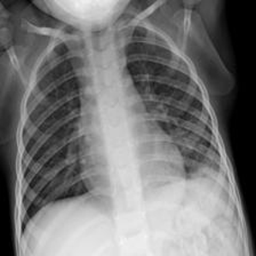
%> input picture MultiClass model/covid.png, 256 x 256 px
$ octave SignalToNoise.m   (GNU Octave 9; MATLAB toolbox functions it lacks are replaced by stand-ins)
%> lines starting %> are read from the running program, lines starting %| are printed output that depends on the picture
% Calculate signal-to-noise ratio (SNR) in decibels (dB)

% Load image
original_image = imread('covid.png');
%> original_image is the input picture: size 256x256 uint8; min 0, max 246, mean 118.1

%% SNR of original image

% Convert to single precision
image = single(original_image);

% Calculate the mean intensity
mean_intensity = mean(mean(mean(image)));
%> mean_intensity = 118.1

% Calculate number of elements
elements = numel(image);
%> elements = 65536

% Set maximum signal intensity
max = 255^2;

% Calculate root of mean square noise of the image
noise = sqrt(sum(sum(sum((image-mean_intensity).^2)))/elements);
%> noise = 68.38

% Calculate and display SNR in dB
SNR = 10*log10(max/noise)
%> SNR = 29.78

%% SNR of filtered image

% Convert to single precision
filtered_image = single(original_image);

% Use same image processing techniques as preprocessing function:
% Gaussian filter
filtered_image = imgaussfilt(filtered_image,0.5);

% Median filter
filtered_image = medfilt2(filtered_image,[3,3]);

% Sharpening
filtered_image = imsharpen(filtered_image);

% Contrast-Limited Adaptive Histogram Equalisation (CLAHE)
filtered_image = adapthisteq(filtered_image);
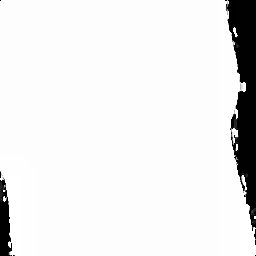
%> filtered_image: size 256x256 single; min 0, max 1, mean 0.922

% Calculate the mean intensity
mean_intensity = mean(mean(mean(filtered_image)));
%> mean_intensity = 0.922

% Calculate number of elements
elements = numel(filtered_image);

% Set maximum signal intensity
max = 255^2;

% Calculate root of mean square noise of the image
noise = sqrt(sum(sum(sum((filtered_image-mean_intensity).^2)))/elements);
%> noise = 0.256

% Calculate and display SNR in dB
SNR_filtered = 10*log10(max/noise)
%> SNR_filtered = 54.05

%% Display the two images side by side
% Images can only be shown without converting to single precision
% so filtering is done again on original image.

% Gaussian filter
processed_image = imgaussfilt(original_image,0.5);

% Median filter
processed_image = medfilt2(processed_image,[3,3]);

% Sharpening
processed_image = imsharpen(processed_image);

% Contrast-Limited Adaptive Histogram Equalisation (CLAHE)
processed_image = adapthisteq(processed_image);
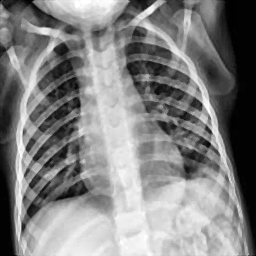
%> processed_image: size 256x256 uint8; min 0, max 255, mean 130.6

% Display images
figure
montage({original_image,processed_image})
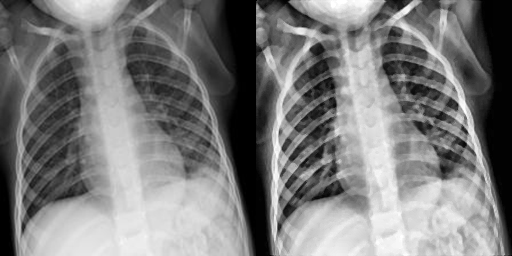
%> displayed picture: size 256x512, on the screen's scale of 0 to 255; min 0, max 255, mean 124.3
title(['Original Image SNR: ',num2str(SNR),'     Vs.  Filtered Image SNR: ',num2str(SNR_filtered)])
